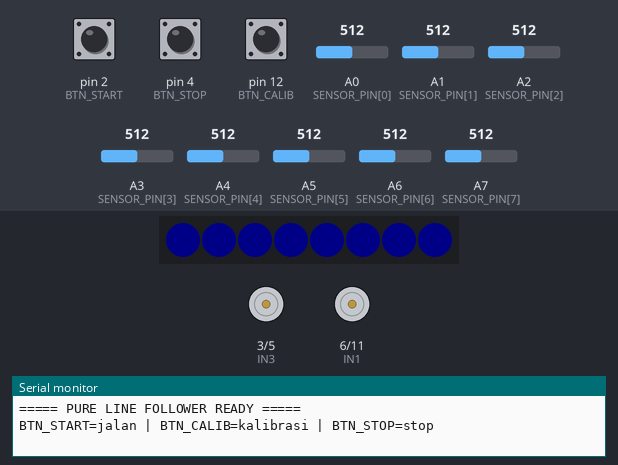
A sketch run on a simulated Arduino Nano, built with avr-gcc and run on an emulated ATmega328P. Parts: 8 RGB LEDs in strip order, left to right, motor-driver pin pairs drawn as motors (green arrow = first pin HIGH = forward, orange = second pin HIGH = backward, longer = more drive), the last lines printed to the serial monitor. The test bench sets the inputs (shaded band); at power-on: pin 2 (BTN_START) HIGH, A2 (SENSOR_PIN[2]) = 512, pin 4 (BTN_STOP) HIGH, pin 12 (BTN_CALIB) HIGH, A0 (SENSOR_PIN[0]) = 512, A1 (SENSOR_PIN[1]) = 512, A3 (SENSOR_PIN[3]) = 512, A4 (SENSOR_PIN[4]) = 512, A5 (SENSOR_PIN[5]) = 512, A6 (SENSOR_PIN[6]) = 512, A7 (SENSOR_PIN[7]) = 512. Dim RGB values are drawn brighter than linear.

Above: at 0.6 s.
1.3 s: pin 2 (BTN_START) pulled LOW for 0.15 s
At 2.2 s:
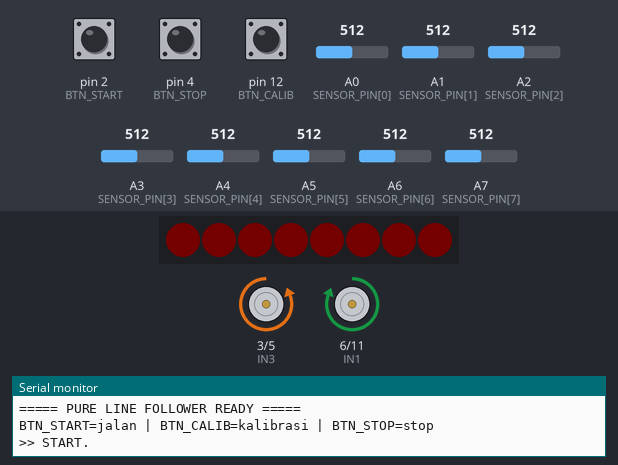
2.9 s: A2 (SENSOR_PIN[2]) set to 490
At 3.9 s:
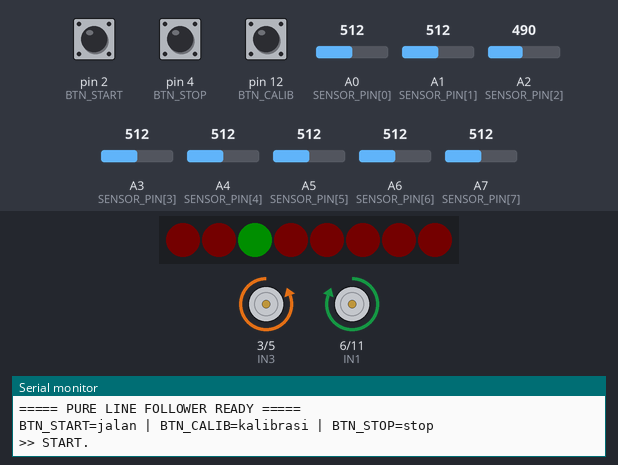
4.4 s: pin 4 (BTN_STOP) pulled LOW for 0.15 s
At 5.6 s:
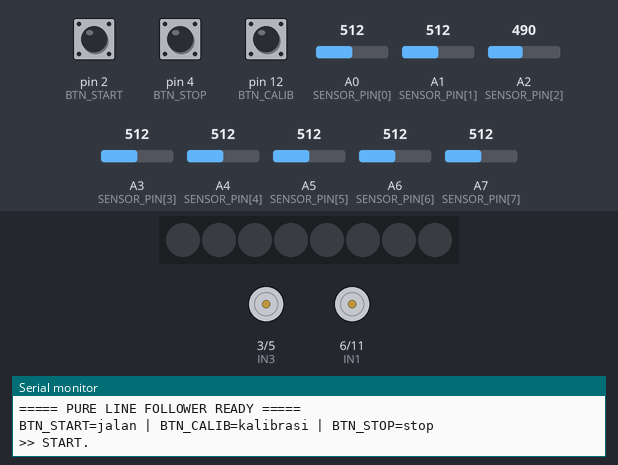
6.0 s: pin 12 (BTN_CALIB) pulled LOW for 0.15 s
6.7 s: pin 4 (BTN_STOP) pulled LOW for 1 s
At 7.6 s:
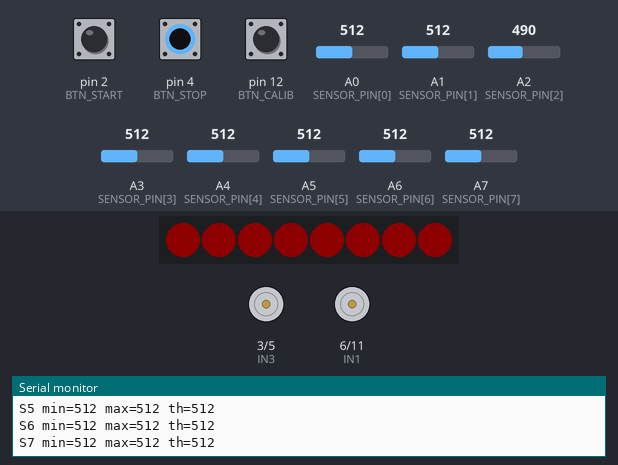
9.2 s: pin 12 (BTN_CALIB) pulled LOW for 1 s
At 11.74 s:
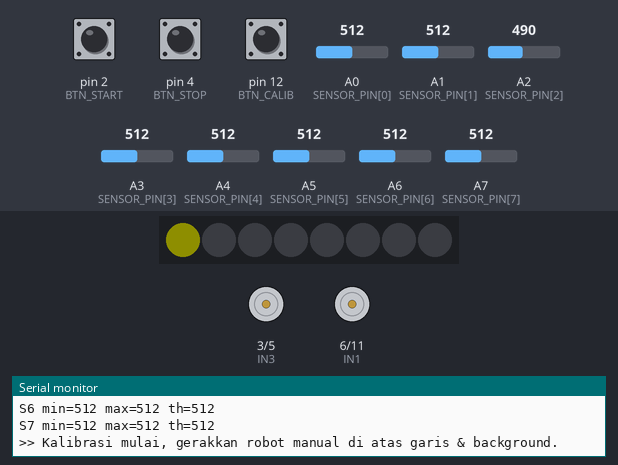
Timing chart, 0 to 11.8 s (numbered marks = the images above; inputs shaded):
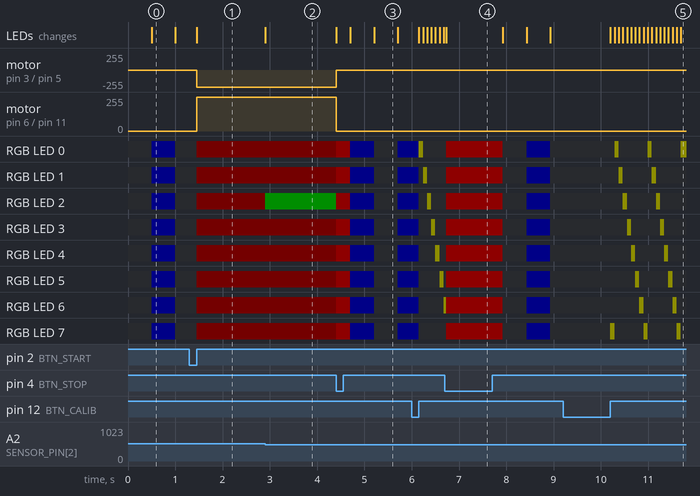

The sketch:

LineFollowerPID.ino
```cpp
/*
  PURE LINE FOLLOWER - PID TUNING VERSION
  Arduino Nano

  Tidak ada servo/gripper/path di sini sama sekali, biar fokus
  tuning PID & respons robot doang.

  Tombol:
  - BTN_START (D2)  -> mulai jalan
  - BTN_STOP  (D4)  -> stop / balik ke standby
  - BTN_CALIB (D12) -> kalibrasi ulang sensor (~5 detik, gerakkan
                       robot manual di atas garis & background)

  LED WS2812 (8 pixel, D8):
  - Biru kedip   -> standby
  - Kuning chase -> lagi kalibrasi
  - Hijau/merah per-LED -> saat jalan, tiap LED mewakili 1 sensor
    (hijau = kena garis) -> alat bantu visual buat tuning
  - Merah solid  -> stop / garis hilang total
*/

#include "Config.h"
#include "Motor.h"
#include "SensorLine.h"
#include "LedStatus.h"

enum RobotState {
  WAIT_START,
  KALIBRASI,
  LINE_FOLLOW
};

RobotState state = WAIT_START;
float lastError = 0;

bool tombolDitekan(int pin) {
  if (digitalRead(pin) == LOW) {
    delay(30); // debounce
    if (digitalRead(pin) == LOW) {
      while (digitalRead(pin) == LOW) {
        // tunggu sampai dilepas
      }
      return true;
    }
  }
  return false;
}

void setup() {
  Serial.begin(115200);

  motorInit();
  sensorInit();
  ledInit();

  pinMode(BTN_START, INPUT_PULLUP);
  pinMode(BTN_STOP, INPUT_PULLUP);
  pinMode(BTN_CALIB, INPUT_PULLUP);

  Serial.println("===== PURE LINE FOLLOWER READY =====");
  Serial.println("BTN_START=jalan | BTN_CALIB=kalibrasi | BTN_STOP=stop");
}

void loop() {

  // BTN_STOP selalu dicek duluan, di state manapun
  if (digitalRead(BTN_STOP) == LOW) {
    stopMotor();
    ledStop();
    state = WAIT_START;
    delay(300);
    return;
  }

  switch (state) {

    case WAIT_START: {
      ledStandby();

      if (tombolDitekan(BTN_CALIB)) {
        state = KALIBRASI;
        Serial.println(">> Kalibrasi mulai, gerakkan robot manual di atas garis & background.");
      }

      if (tombolDitekan(BTN_START)) {
        lastError = 0;
        state = LINE_FOLLOW;
        Serial.println(">> START.");
      }
      break;
    }

    case KALIBRASI: {
      unsigned long mulai = millis();
      while (millis() - mulai < 5000) {
        if (digitalRead(BTN_STOP) == LOW) break; // bisa dibatalkan
        sensorUpdate();
        ledKalibrasi();
        delay(10);
      }
      Serial.println(">> Kalibrasi selesai.");
      // cetak hasil kalibrasi buat sanity check di Serial Monitor
      for (byte i = 0; i < 8; i++) {
        Serial.print("S"); Serial.print(i);
        Serial.print(" min="); Serial.print(sensorMin[i]);
        Serial.print(" max="); Serial.print(sensorMax[i]);
        Serial.print(" th="); Serial.println(sensorThreshold[i]);
      }
      state = WAIT_START;
      break;
    }

    case LINE_FOLLOW: {
      sensorUpdate();
      ledTampilkanSensor();

      bool lineDetected;
      float posisi = readLinePosition(lineDetected);

      if (!lineDetected) {
        // garis hilang total: cari ke arah error terakhir
        posisi = (lastError >= 0) ? 35 : -35;
      }

      float error = posisi; // target posisi = 0 (tengah)
      float derivative = error - lastError;
      float output = KP * error + KD * derivative;
      lastError = error;

      int pwmKiri  = constrain((int)(BASE_SPEED + output), -MAX_SPEED, MAX_SPEED);
      int pwmKanan = constrain((int)(BASE_SPEED - output), -MAX_SPEED, MAX_SPEED);

      setMotorPWM(pwmKiri, pwmKanan);

      // debug opsional, buka Serial Plotter buat lihat kurva error/output
      // Serial.print(error); Serial.print("\t"); Serial.println(output);
      break;
    }
  }
}
```

LedStatus.h
```cpp
#ifndef LED_STATUS_H
#define LED_STATUS_H
#include <Adafruit_NeoPixel.h>
#include "Config.h"
#include "SensorLine.h"

Adafruit_NeoPixel strip(NUM_LEDS, LED_STRIP_PIN, NEO_GRB + NEO_KHZ800);

void ledInit() {
  strip.begin();
  strip.setBrightness(LED_BRIGHTNESS);
  strip.clear();
  strip.show();
}

void ledSolid(uint8_t r, uint8_t g, uint8_t b) {
  for (int i = 0; i < NUM_LEDS; i++) {
    strip.setPixelColor(i, strip.Color(r, g, b));
  }
  strip.show();
}

// Realtime saat LINE_FOLLOW: tiap LED = 1 sensor.
// Hijau = sensor itu "melihat" garis, merah redup = tidak.
// Ini yang paling berguna buat tuning -> langsung kelihatan
// posisi garis relatif ke robot tanpa buka Serial Monitor.
void ledTampilkanSensor() {
  for (int i = 0; i < NUM_LEDS; i++) {
    if (sensorDigital[i]) {
      strip.setPixelColor(i, strip.Color(0, 60, 0)); // hijau = kena garis
    } else {
      strip.setPixelColor(i, strip.Color(8, 0, 0));  // merah redup = tidak kena
    }
  }
  strip.show();
}

// Biru berkedip pelan = standby, nunggu BTN_START
void ledStandby() {
  static unsigned long timer = 0;
  static bool on = false;
  if (millis() - timer > 500) {
    timer = millis();
    on = !on;
    ledSolid(0, 0, on ? 40 : 0);
  }
}

// Kuning berjalan (chase) selama kalibrasi
void ledKalibrasi() {
  static uint8_t pos = 0;
  static unsigned long timer = 0;
  if (millis() - timer > 80) {
    timer = millis();
    strip.clear();
    strip.setPixelColor(pos, strip.Color(60, 60, 0));
    strip.show();
    pos = (pos + 1) % NUM_LEDS;
  }
}

// Merah solid = robot berhenti (BTN_STOP / garis hilang total)
void ledStop() {
  ledSolid(60, 0, 0);
}

#endif
```

Motor.h
```cpp
#ifndef MOTOR_H
#define MOTOR_H
#include "Config.h"

void motorInit() {
  pinMode(IN1, OUTPUT);
  pinMode(IN2, OUTPUT);
  pinMode(IN3, OUTPUT);
  pinMode(IN4, OUTPUT);
}

// pwmKiri / pwmKanan: -255..255, negatif = mundur, 0 = stop
void setMotorPWM(int pwmKiri, int pwmKanan) {
  pwmKiri  = constrain(pwmKiri, -255, 255);
  pwmKanan = constrain(pwmKanan, -255, 255);

  if (pwmKiri >= 0) {
    analogWrite(IN1, pwmKiri);
    digitalWrite(IN2, LOW);
  } else {
    digitalWrite(IN1, LOW);
    analogWrite(IN2, -pwmKiri);
  }

  if (pwmKanan >= 0) {
    analogWrite(IN3, pwmKanan);
    digitalWrite(IN4, LOW);
  } else {
    digitalWrite(IN3, LOW);
    analogWrite(IN4, -pwmKanan);
  }
}

void stopMotor() {
  digitalWrite(IN1, LOW);
  digitalWrite(IN2, LOW);
  digitalWrite(IN3, LOW);
  digitalWrite(IN4, LOW);
}

#endif
```

SensorLine.h
```cpp
#ifndef SENSOR_LINE_H
#define SENSOR_LINE_H
#include "Config.h"

int  sensorValue[8];
int  sensorMin[8];
int  sensorMax[8];
int  sensorThreshold[8];
bool sensorDigital[8];

void sensorInit() {
  for (byte i = 0; i < 8; i++) {
    sensorValue[i]     = analogRead(SENSOR_PIN[i]);
    sensorMin[i]       = sensorValue[i];
    sensorMax[i]       = sensorValue[i];
    sensorThreshold[i] = sensorValue[i];
  }
}

// Update pembacaan + kalibrasi min-max berjalan terus tiap dipanggil
void sensorUpdate() {
  for (byte i = 0; i < 8; i++) {
    sensorValue[i] = analogRead(SENSOR_PIN[i]);

    if (sensorValue[i] < sensorMin[i]) sensorMin[i] = sensorValue[i];
    if (sensorValue[i] > sensorMax[i]) sensorMax[i] = sensorValue[i];

    sensorThreshold[i] = (sensorMin[i] + sensorMax[i]) / 2;

    // TODO: balik jadi '<' kalau digital hasilnya kebalik dari yang diharapkan
    sensorDigital[i] = sensorValue[i] < sensorThreshold[i];
  }
}

// Normalisasi ke 0-1000 berdasarkan rentang kalibrasi tiap sensor.
// Asumsi: makin besar nilai analog = makin dekat ke garis.
// TODO: sesuaikan kalau ternyata terbalik.
int sensorNormalize(byte i) {
  if (sensorMax[i] == sensorMin[i]) return 0;
  long norm = (long)(sensorValue[i] - sensorMin[i]) * 1000L / (sensorMax[i] - sensorMin[i]);
  return constrain(norm, 0, 1000);
}

// Posisi garis hasil weighted average, kira-kira di rentang -35..35.
// lineDetected = false kalau semua sensor tidak melihat apa-apa (garis hilang total).
float readLinePosition(bool &lineDetected) {
  long weightedSum = 0;
  long totalWeight  = 0;

  for (byte i = 0; i < 8; i++) {
    int norm = sensorNormalize(i);
    weightedSum += (long)norm * SENSOR_WEIGHT[i];
    totalWeight  += norm;
  }

  if (totalWeight == 0) {
    lineDetected = false;
    return 0;
  }

  lineDetected = true;
  return (float)weightedSum / (float)totalWeight;
}

#endif
```

Config.h
```cpp
#ifndef CONFIG_H
#define CONFIG_H

// =====================================================
// PIN MOTOR (MX1508) - dari tesMotor.ino yang sudah teruji
// =====================================================
#define IN1 6
#define IN2 11
#define IN3 3
#define IN4 5

// =====================================================
// PIN SENSOR LINE (8 channel)
// =====================================================
const byte SENSOR_PIN[8] = {A0, A1, A2, A3, A4, A5, A6, A7};
// TODO: pastikan index 0 = paling kiri robot, index 7 = paling kanan.

// =====================================================
// PIN TOMBOL
// =====================================================
#define BTN_START 2   // tekan sekali -> mulai jalan
#define BTN_STOP  4   // tekan -> stop / pause
#define BTN_CALIB 12  // tekan -> kalibrasi ulang sensor (~5 detik)

// =====================================================
// LED STRIP WS2812 (8 pixel)
// =====================================================
#define LED_STRIP_PIN 13
#define NUM_LEDS 8
#define LED_BRIGHTNESS 60 // 0-255, turunkan kalau terlalu silau / narik arus banyak

// =====================================================
// KECEPATAN MOTOR (PWM 0-255)
// TODO: ini titik utama yang perlu di-tuning bareng PID
// =====================================================
const int BASE_SPEED = 100; // kecepatan dasar maju lurus
const int MAX_SPEED  = 255; // batas atas PWM waktu koreksi belok tajam

// =====================================================
// PID LINE FOLLOWING
// TODO: tuning di lapangan.
// Cara umum: naikkan KP pelan2 sampai mulai oscillasi/geleng,
// baru naikkan KD untuk meredam oscillasi itu. KI biasanya
// dibiarkan 0 dulu untuk line follower simpel.
// =====================================================
float KP = 16;
float KI = 0.0;
float KD = 0.0;

// Bobot posisi tiap sensor: kiri negatif, kanan positif, tengah = 0
const int SENSOR_WEIGHT[8] = {-35, -25, -15, -5, 5, 15, 25, 35};

#endif
```

Measured:
- after the input at 1.3 s, motor on pin 3 (IN3) / pin 5 (IN4): stopped → backward 255/255 after 0.15 s; motor on pin 6 (IN1) / pin 11 (IN2): stopped → forward 255/255 after 0.15 s; the LEDs: change after 0.15 s (image 1)
- after the input at 2.9 s, RGB LED 2: RGB(1, 0, 0) → RGB(0, 14, 0) at once; the LEDs: change at once (image 2)
- after the input at 4.4 s, motor on pin 3 (IN3) / pin 5 (IN4): backward 255/255 → stopped at once; motor on pin 6 (IN1) / pin 11 (IN2): forward 255/255 → stopped at once
- after the input at 6.7 s, the LEDs: change at once (image 4)
- after the input at 9.2 s, the LEDs: first change after 1.0 s (image 5 shows a later state)
- what the display in image 0 shows lasts 0.5 s, from 0.5 s to 1.0 s
